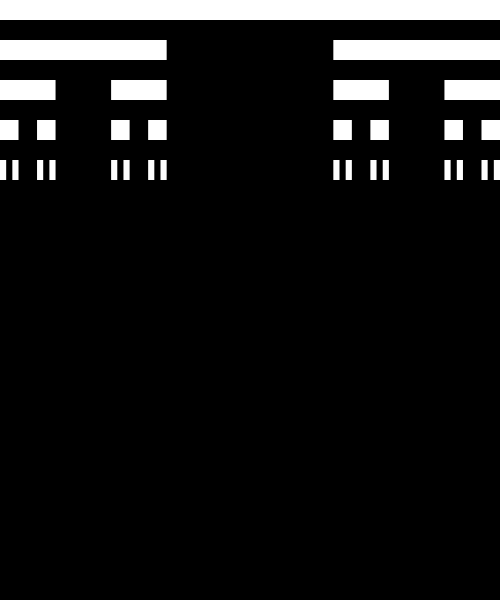
Frame 1 (no input)
Frame 2 (the mouse pressed at the canvas centre, redrawn once): identical to frame 1, image omitted

The p5.js sketch that drew this single still picture (run headless with seeded random() and noise() and a simulated clock; the mouse was pressed at the canvas centre and the sketch redrawn once):

// p5.js sketch
// ── sketch.js
//cater set//
var c = 0;

function setup() {
  createCanvas(500, 600);
  background(0);
  fill(255);
  noStroke();
  cantor(0,0,width);
  print(c);
}

function draw() {
  noLoop();

}

function cantor(x,y,len){
  var h = 40;
  rect(x,y,len,20);
  if(len > 10){
    cantor(x,y + h, len/3);
    cantor(x + len *2/3, y + h, len/3);
  }
  
  c +=1;
}
